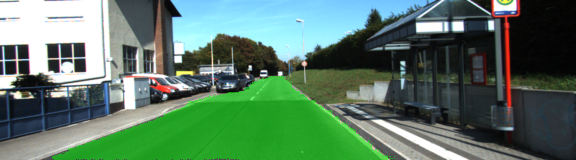
#> input picture images/um_000013_without_kernel_initializer.png, 576 x 160 px, given in place of umm_000041.png, which was not available
$ jupyter execute --allow-errors semantic_segmentation.ipynb   (shell and % lines are left out)   (older library calls are emulated)   (text cells are left out)
#> lines starting #> are read from the running program, lines starting #| are printed output that depends on the picture; after the words box and inside, x2 and y2 are one past the last pixel; in counts of white or black regions, pixels touching at a corner belong together; pictures that were not available may be replaced by others from this repository, and a replacement may not be noted
[cell 1]
import numpy as np
import matplotlib.pyplot as plt
import cv2
import tensorflow as tf
import scipy.misc
from moviepy.editor import VideoFileClip

[cell 2]
def show_image(img, title):
    plt.imshow(img)
    plt.axis('off')
    plt.title(title)
    plt.show()

[cell 3]
def only_road(img):
    gray = cv2.cvtColor(img,cv2.COLOR_RGB2GRAY)
    ret, mask = cv2.threshold(img2gray, 10, 255, cv2.THRESH_BINARY)
    r1 = 255
    r2 = 0

    red = img[:, :, 0]
    mask = (red == r1)
    img[:, :, 0][mask] = r2
    return img

[cell 4]
img = cv2.imread('data/data_road/testing/image_2/umm_000041.png')
#> img is the input picture: shape (160, 576, 3); mean B, G, R 101.5, 121.2, 89.7
img = cv2.cvtColor(img, cv2.COLOR_BGR2RGB)

label = cv2.imread('data/data_road/training/gt_image_2/umm_road_000041.png')
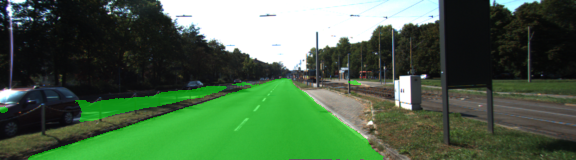
#> input picture images/runs/um_000000.png, 576 x 160 px, given in place of umm_road_000041.png, which was not available
#> label is the input picture: shape (160, 576, 3); mean B, G, R 71.9, 100.6, 73.7
label = cv2.cvtColor(label, cv2.COLOR_BGR2RGB)
gray = cv2.cvtColor(label, cv2.COLOR_RGB2GRAY)
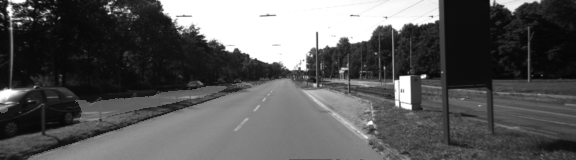
#> gray: shape (160, 576); min 5, max 255, mean 89.3
ret, mask = cv2.threshold(gray, 76, 255, cv2.THRESH_BINARY)
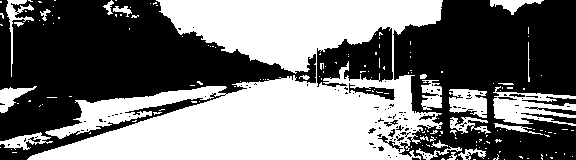
#> mask: shape (160, 576); 46.2% white; 168 white regions (144 under 20 px), largest, box (x1, y1, x2, y2) and area: (27, 0, 443, 160) 36272, (493, 86, 576, 126) 1705, (449, 89, 487, 118) 785
mask_inv = cv2.bitwise_not(mask)
img1_bg = cv2.bitwise_and(img, img, mask = mask_inv)
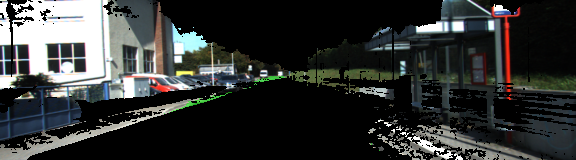
#> img1_bg: shape (160, 576, 3); mean R, G, B 50.1, 52.3, 51.3
# label = only_road(label)
img2_bg = cv2.bitwise_and(label, label, mask = mask)
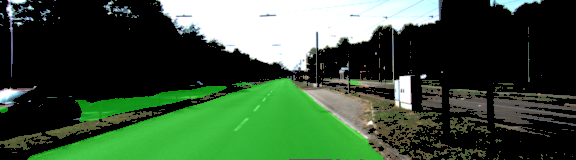
#> img2_bg: shape (160, 576, 3); mean R, G, B 57.6, 82.8, 56.9

img_overlay = cv2.add(img1_bg, img2_bg)
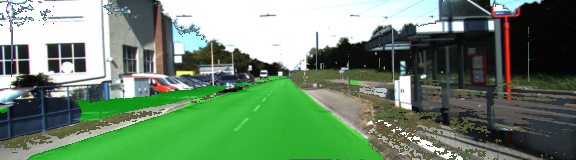
#> img_overlay: shape (160, 576, 3); mean R, G, B 107.7, 135.1, 108.2

prediction = cv2.imread('runs/1505138287.9522767/umm_000041.png')
prediction = cv2.cvtColor(prediction, cv2.COLOR_BGR2RGB)

show_image(img, 'Original')
show_image(img_overlay, 'Ground Truth')
show_image(prediction, 'Prediction')

[cell 5]
img = cv2.imread('data/data_road/testing/image_2/uu_000093.png')
#> (the rest of this cell did not finish here and is left out)

[cell 6]
img = cv2.imread('data/data_road/testing/image_2/um_000013.png')
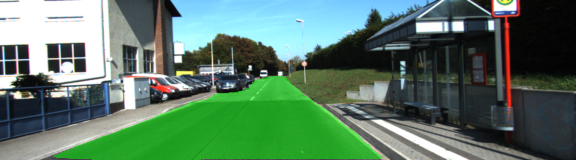
#> input picture images/um_000013.png, 576 x 160 px, found by its file name
#> img is the input picture: shape (160, 576, 3); mean B, G, R 101.5, 121, 89.7
img = cv2.cvtColor(img, cv2.COLOR_BGR2RGB)

label = cv2.imread('data/data_road/training/gt_image_2/um_road_000013.png')
#> (the rest of this cell did not finish here and is left out)

[cell 7]
img = cv2.imread('data/data_road/testing/image_2/umm_000075.png')
#> (the rest of this cell did not finish here and is left out)

#> (a cell that did not finish here is left out)

#> (a cell that did not finish here is left out)

#> (a cell that did not finish here is left out)

#> (a cell that did not finish here is left out)

#> (a cell that did not finish here is left out)

[cell 13]
logits_name = 'Reshape_2:0'

#> (a cell that did not finish here is left out)

[cell 15]
keep_prob_name = 'keep_prob:0'
#> (the rest of this cell did not finish here and is left out)

[cell 16]
image_input_name = 'image_input:0'
#> (the rest of this cell did not finish here and is left out)

[cell 17]
image = cv2.imread('data/data_road/testing/image_2/umm_000041.png')
image = cv2.cvtColor(image, cv2.COLOR_BGR2RGB)
show_image(image, 'Original (%d, %d)' % (image.shape[:2]))

[cell 18]
image_shape = (160, 576)
image_file = 'data/data_road/testing/image_2/umm_000041.png'
image = scipy.misc.imresize(scipy.misc.imread(image_file),
                            image_shape)
show_image(image, 'Original (%d, %d)' % (image.shape[:2]))

#> (a cell that did not finish here is left out)

[cell 20]
mask.shape
#> Out = (160, 576)
